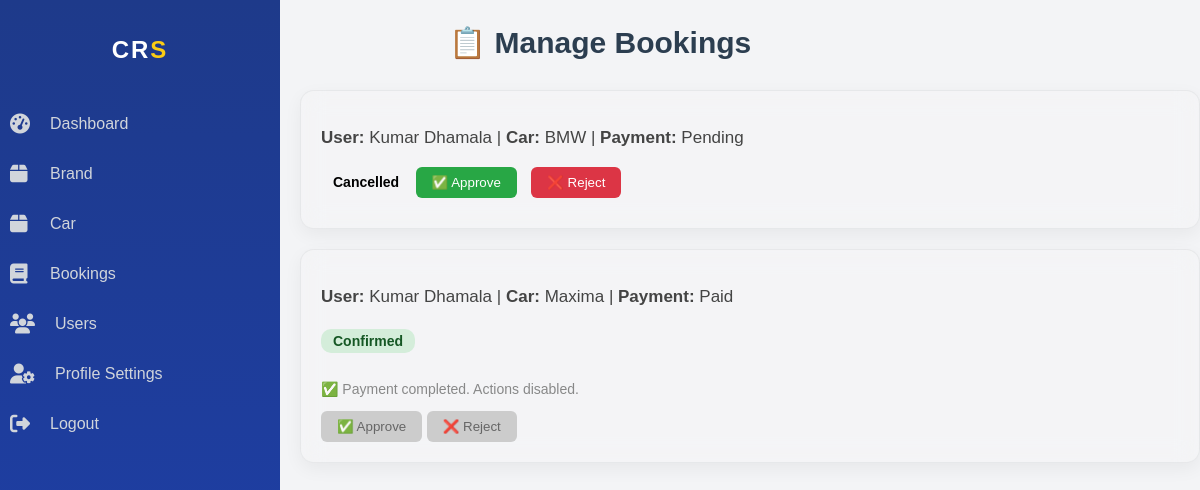
/manage_bookings/ (signed in), run on the app's committed database.
### rental/models.py (models this page shows, shortened)
class Booking(models.Model):
    STATUS_CHOICES=[
        ('Pending','Pending'),
        ('Confirmed','Confirmed'),
        ('Cancelled','Cancelled')
    ]
    booking_code = models.CharField(default=uuid.uuid4, max_length=36, unique=True)
    user=models.ForeignKey(CustomUser,on_delete=models.CASCADE)
    car=models.ForeignKey(Car,on_delete=models.CASCADE)
    start_date=models.DateField()
    end_date=models.DateField()
    booked_on = models.DateTimeField(auto_now_add=True)
    total_price = models.DecimalField(max_digits=10, decimal_places=2, blank=True)
    status = models.CharField(max_length=20, choices=STATUS_CHOICES, default='Pending')
    payment_status = models.CharField(
        max_length=20,
        choices=PaymentStatus.choices,
        default=PaymentStatus.PENDING
    )
    location = models.CharField(max_length=255, blank=True, null=True)

class CustomUser(AbstractBaseUser, PermissionsMixin):
    email = models.EmailField(unique=True)
    phone = models.CharField(max_length=15, unique=True, blank=True, null=True)
    fullname = models.CharField(max_length=255)
    profile_pic=models.ImageField(upload_to="profile_pictures/",default="profile_pictures/default.jpg")
    is_admin = models.BooleanField(default=False)
    is_staff = models.BooleanField(default=False)
    is_active = models.BooleanField(default=True)
    USERNAME_FIELD = "email"
    REQUIRED_FIELDS = ["fullname"]
    objects = CustomUserManager()

class Car(models.Model):
    name=models.CharField(max_length=255)
    brand=models.ForeignKey(Brand,on_delete=models.CASCADE)
    model=models.CharField(max_length=50)
    price_per_day=models.DecimalField(max_digits=8,decimal_places=2)
    image=models.ImageField(upload_to='cars/')
    availability=models.BooleanField(default=True)

### rental/views.py (the view)
# urls.py: path('manage_bookings/', views.manage_bookings, name='manage_bookings'),
@login_required
def manage_bookings(request):
    bookings = Booking.objects.all().order_by('-id')
    return render(request, 'rental/manage_bookings.html', {'bookings': bookings})

### rental/templates/rental/manage_bookings.html (shortened to what this page needs)
{% extends "rental/admin_dashboard.html" %}
{% block content %}
<h2 class="manage-title">📋 Manage Bookings</h2>
{% for booking in bookings %}
  <div class="booking-card">
    <p class="booking-info">
      <strong>User:</strong> {{ booking.user.fullname }} |
      <strong>Car:</strong> {{ booking.car.name }} |
      <strong>Payment:</strong> {{ booking.payment_status }}
    </p>
    <p class="booking-status status-{{ booking.status }}">{{ booking.status }}</p>
    {% if booking.payment_status == "Paid" %}
      <p style="color: #888; font-size: 14px;">✅ Payment completed. Actions disabled.</p>
      <button class="btn-action btn-approve btn-disabled" disabled>✅ Approve</button>
      <button class="btn-action btn-reject btn-disabled" disabled>❌ Reject</button>
    {% else %}
      <form action="{% url 'update_booking_status' booking.id %}" method="post" class="action-form">
        <button type="submit" class="btn-action btn-approve">✅ Approve</button>
      </form>
      <form action="{% url 'update_booking_status' booking.id %}" method="post" class="action-form">
        <button type="submit" class="btn-action btn-reject">❌ Reject</button>
      </form>
    {% endif %}
  </div>
{% empty %}
  <p style="font-size: 18px; text-align: center; color: #888;">No bookings available.</p>
{% endfor %}
{% endblock %}

### rental/templates/rental/admin_dashboard.html (style rules this page uses)
body { margin: 0; font-family: Arial, sans-serif; background-color: #f3f4f6; }

### rental/templates/rental/manage_bookings.html (style rules this page uses)
.manage-title { font-size: 30px; font-weight: 700; margin-bottom: 30px; text-align: center; color: #2c3e50; animation: fadeInDown 0.4s ease-in; }
.booking-card { background: rgba(255, 255, 255, 0.08); backdrop-filter: blur(12px); border: 1px solid rgba(0, 0, 0, 0.05); border-radius: 14px; padding: 20px; margin-bottom: 20px; margin-left: 300px; box-shadow: 0 6px 18px rgba(0, 0, 0, 0.05); transition: transform 0.2s ease, box-shadow 0.2s ease; animation: fadeInUp 0.5s ease both; }
.booking-info { font-size: 17px; margin-bottom: 8px; color: #444; }
.booking-status { font-weight: 600; font-size: 14px; display: inline-block; padding: 4px 12px; border-radius: 10px; margin-bottom: 14px; }
.status-Approved, .status-Confirmed { background-color: #d4edda; color: #155724; }
.action-form { display: inline-block; margin-right: 10px; }
.btn-action { padding: 8px 16px; border: none; border-radius: 6px; font-weight: 500; cursor: pointer; transition: all 0.2s ease; }
.btn-approve { background-color: #28a745; color: #fff; }
.btn-reject { background-color: #dc3545; color: #fff; }
.btn-disabled { background-color: #ccc !important; color: #666 !important; cursor: not-allowed !important; box-shadow: none !important; }

### data on the page
Booking: user.fullname "Kumar Dhamala", car.name "BMW", payment_status "Pending", status "Cancelled", shows "✅ Approve"
Booking: user.fullname "Kumar Dhamala", car.name "Maxima", payment_status "Paid", status "Confirmed", shows "✅ Payment completed. Actions disabled."
